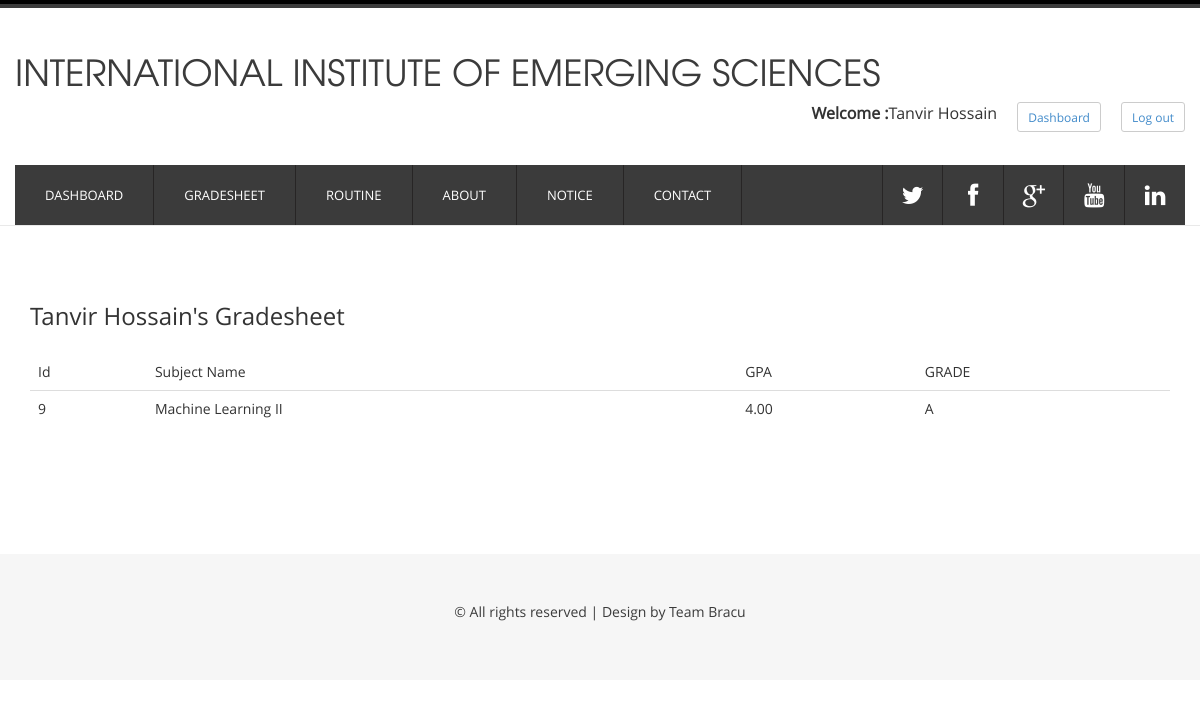
The app's page /includes/gradeshow.php?stdid=9 (signed in) with its own data.
### tables this page shows
CREATE TABLE `a` (
  `id` int(11) NOT NULL,
  `name` varchar(100) NOT NULL,
  `email` varchar(100) NOT NULL,
  `phno` varchar(15) NOT NULL,
  `password` varchar(20) NOT NULL
);

CREATE TABLE `gradedetails` (
  `rt_id` int(10) NOT NULL,
  `gpa` float(10,2) NOT NULL,
  `grade` varchar(10) NOT NULL,
  `id` int(11) NOT NULL
);

CREATE TABLE `routine` (
  `rt_id` int(11) NOT NULL,
  `std_id` int(11) NOT NULL,
  `sub` varchar(50) NOT NULL,
  `day` varchar(20) NOT NULL,
  `time` varchar(20) NOT NULL
);

### includes/gradeshow.php (the view, shortened to what this page needs)
<?php
include_once 'database.php';
$sid=$_REQUEST["stdid"] ;
function  getSubject($conn,$subid){
 $query= "SELECT sub FROM routine WHERE rt_id='$subid'";
 $zone= mysqli_query($conn,$query);
 $sub = mysqli_fetch_assoc($zone);
 return $sub['sub'] ;
}
?>
<!DOCTYPE HTML>
<html>
<head>
    <link href="css/bootstrap.min.css" rel='stylesheet' type='text/css' />
    <link href="css/bootstrap.css" rel='stylesheet' type='text/css' />
 <link href="css/style.css" rel="stylesheet" type="text/css" media="all" />
 <link rel="stylesheet" href="fonts/css/font-awesome.min.css">
</head>
<body>
<div class="main_bg">
<div class="main_btm">
    <div class="container">
        <div class="main row">
            <?php
            $query   = "SELECT name FROM a where id= $sid";
            $result  = mysqli_query( $conn, $query );
            $name= mysqli_fetch_assoc( $result )
            ?>
            <div class="col-md-12">
              <div class="contact-form">
                 <table class="table table-hover">
                    <thead class="th1">
                        <h3>    <?php echo $name['name']?>'s Gradesheet</h3><br>
                        <tr style="font-size:14px">
                            <?php
                            $query   = "SELECT * FROM gradedetails where id= $sid";
                            $query1   = "SELECT * FROM gradedetails where id= $sid";
                            $result = mysqli_query( $conn, $query );
                            $result1  = mysqli_query( $conn, $query1 );
                            $std1 = mysqli_fetch_assoc( $result1 );
                            if(count($std1)<=0){
                                echo '<strong> No course has been completed</strong>';
                            }
                            else{
                                ?>
                                <td>Id</td>
                                <td>Subject Name</td>
                                <td>GPA</td>
                                <td>GRADE</td>
                            </tr>
                        </thead>
                        <?php
                    }
                    ?>
                    <?php
                    while( $student = mysqli_fetch_assoc( $result ) ) {
                        ?>
                        <tr style="font-size:14px; font-weight:normal">
                            <td><?php echo $student['id']; ?></td>
                            <td><?php echo getSubject($conn,$student['rt_id']); ?></td>
                            <td><?php echo $student['gpa']; ?></td>
                            <td><?php echo $student['grade']; ?></td>
                        </tr>
                        <?php
                    }
                    ?>
                </table>
            </div>
        </div>
        <div class="clearfix"></div>
    </div>
</div>
</div>
<?php include_once 'footer.php'; ?>
</body>
</html>

### css/style.css (style rules this page uses)
body { font-family: 'open_sansregular'; background:#ffffff; font-size: 100%; }
.main_bg { background: #ffffff; }
.main { padding: 5% 0; }
.main_btm { background: #FFFFFF; border-top: 1px solid rgb(233, 233, 233); }

### records on screen
a: name "Tanvir Hossain"
gradedetails: id "9", rt_id.sub "Machine Learning II", gpa "4.00", grade "A"

### other values on screen
$_SESSION['uname'] "Tanvir Hossain"
